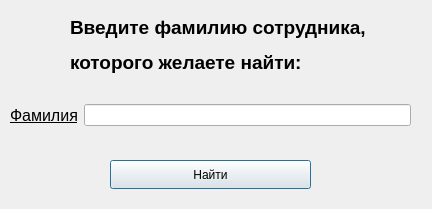
<?xml version="1.0" encoding="UTF-8"?>
<ui version="4.0">
 <class>searchname</class>
 <widget class="QDialog" name="searchname">
  <property name="geometry">
   <rect>
    <x>0</x>
    <y>0</y>
    <width>432</width>
    <height>209</height>
   </rect>
  </property>
  <property name="windowTitle">
   <string>Dialog</string>
  </property>
  <widget class="QLabel" name="label">
   <property name="geometry">
    <rect>
     <x>70</x>
     <y>-10</y>
     <width>391</width>
     <height>111</height>
    </rect>
   </property>
   <property name="text">
    <string>&lt;html&gt;&lt;head/&gt;&lt;body&gt;&lt;p&gt;&lt;span style=&quot; font-size:14pt; font-weight:700;&quot;&gt;Введите фамилию сотрудника,&lt;/span&gt;&lt;/p&gt;&lt;p&gt;&lt;span style=&quot; font-size:14pt; font-weight:700;&quot;&gt; которого желаете найти:&lt;/span&gt;&lt;/p&gt;&lt;/body&gt;&lt;/html&gt;</string>
   </property>
  </widget>
  <widget class="QWidget" name="layoutWidget">
   <property name="geometry">
    <rect>
     <x>10</x>
     <y>80</y>
     <width>401</width>
     <height>71</height>
    </rect>
   </property>
   <layout class="QHBoxLayout" name="horizontalLayout">
    <item>
     <widget class="QLabel" name="label_2">
      <property name="text">
       <string>&lt;html&gt;&lt;head/&gt;&lt;body&gt;&lt;p&gt;&lt;span style=&quot; font-size:12pt; text-decoration: underline;&quot;&gt;Фамилия&lt;/span&gt;&lt;/p&gt;&lt;/body&gt;&lt;/html&gt;</string>
      </property>
     </widget>
    </item>
    <item>
     <widget class="QLineEdit" name="lineEdit_nameSearch"/>
    </item>
   </layout>
  </widget>
  <widget class="QPushButton" name="pushButton_searchSurname">
   <property name="geometry">
    <rect>
     <x>110</x>
     <y>160</y>
     <width>201</width>
     <height>29</height>
    </rect>
   </property>
   <property name="text">
    <string>Найти</string>
   </property>
  </widget>
 </widget>
 <resources/>
 <connections/>
</ui>
